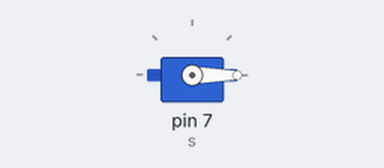
The sketch below on a simulated Arduino Uno, built with avr-gcc and run on an emulated ATmega328P. Shown: servo.

Above: at 0.05 s.
Timing chart, 0 to 4.6 s (numbered marks = the images above):
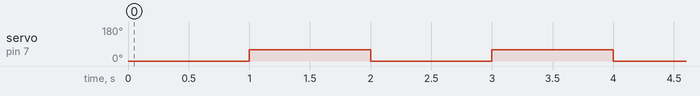

Measured:
- by itself, servo on pin 7 (s): alternates 60° for 1.0 s and 0° for 1.0 s

The sketch:

detachTest.ino
```cpp
#include<Servo.h>
Servo s;

void setup() {
  // put your setup code here, to run once:


}

void loop() {
  // put your main code here, to run repeatedly:
  s.attach(7);
  s.write(00);
  delay(1000);
    s.write(60);
  delay(1000);
  s.detach();
}
```
